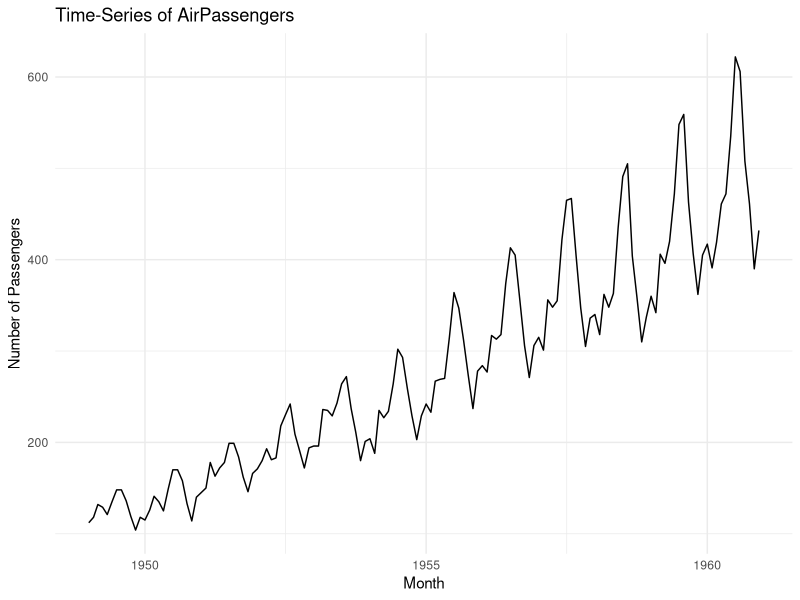

R code for this plot:
# Load the required library and data
library(ggplot2)
data("AirPassengers")

View(AirPassengers)

# Create a time index and convert the dataset to a data frame
time_index <- seq(from=as.Date("1949-01-01"), by="month", length.out=length(AirPassengers))
df <- data.frame("Month" = time_index, "Passengers" = as.vector(AirPassengers))

# Plot the data using ggplot
ggplot(df, aes(x=Month, y=Passengers)) + geom_line() +
  ggtitle("Time-Series of AirPassengers") +
  xlab("Month") +
  ylab("Number of Passengers") +
  theme_minimal()

